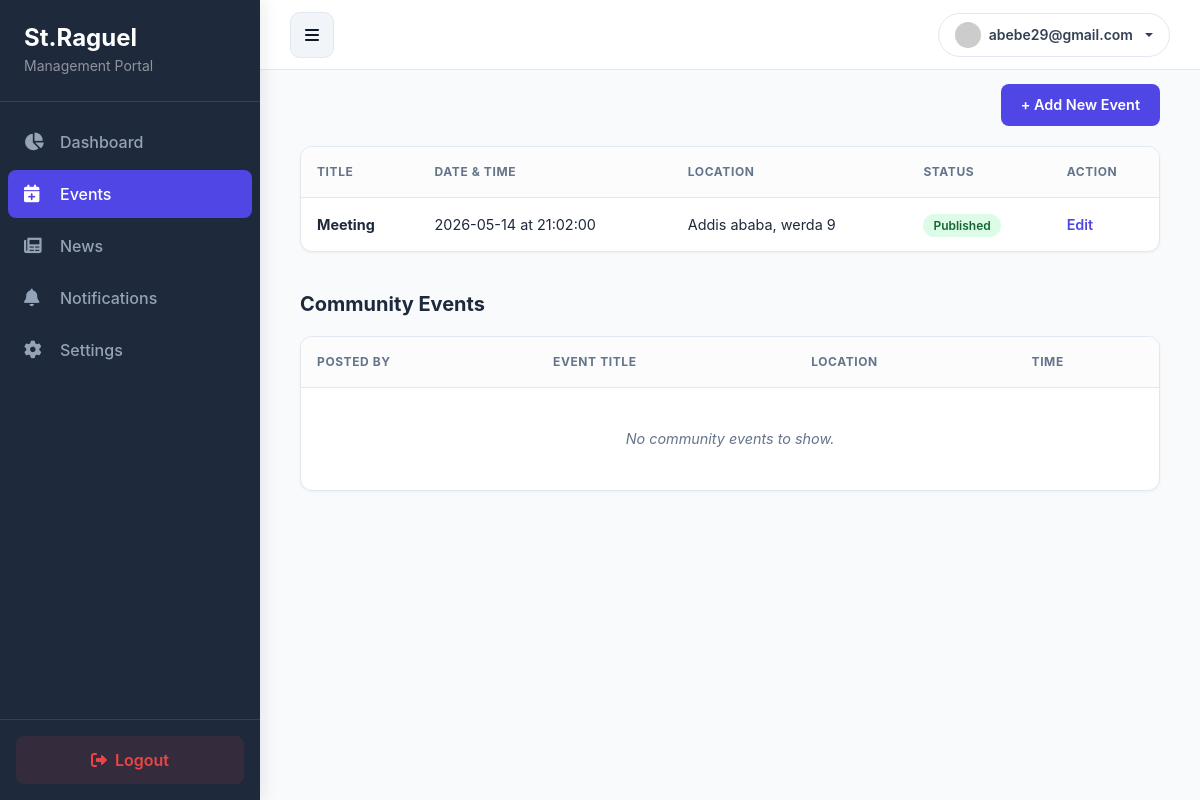
The page /Admin/admin-events.php (signed in) on the database its author committed.
### tables this page shows
CREATE TABLE `events` (
  `id` int(11) NOT NULL,
  `user_name` varchar(100) NOT NULL,
  `title` varchar(255) NOT NULL,
  `event_date` date NOT NULL,
  `link` varchar(255) DEFAULT NULL,
  `description` text DEFAULT NULL,
  `image` varchar(255) NOT NULL,
  `status` enum('published','draft','rejected') NOT NULL DEFAULT 'draft',
  `created_at` timestamp NOT NULL DEFAULT current_timestamp(),
  `Location` varchar(255) NOT NULL,
  `Time` time NOT NULL,
  `category` varchar(255) NOT NULL
);

### Admin/admin-events.php (the view, shortened to what this page needs)
<?php
include 'include/header.php';
include 'include/conn.php';
$current_user = $_SESSION['user_name'] ?? 'root';
$my_query = "SELECT * FROM events WHERE user_name = '$current_user' ORDER BY created_at DESC";
$my_events = mysqli_query($conn, $my_query);
$other_query = "SELECT * FROM events WHERE user_name != '$current_user' AND status = 'published' ORDER BY created_at DESC";
$other_events = mysqli_query($conn, $other_query);
?>
<div class="main-content">
    <div class="section-header">
        <h2>My Personal Events</h2>
        <span class="count-badge"><?= mysqli_num_rows($my_events) ?></span>
    </div>
    <div style="display: flex; justify-content: flex-end; margin-bottom: 20px;">
        <a href="add_event.php" class="btn-add-new">+ Add New Event</a>
    </div>
    <div class="table-card">
        <table>
            <thead>
                <tr>
                    <th>Title</th>
                    <th>Date & Time</th>
                    <th>Location</th>
                    <th>Status</th>
                    <th>Action</th>
                </tr>
            </thead>
            <tbody>
                <?php if(mysqli_num_rows($my_events) > 0): ?>
                    <?php while($row = mysqli_fetch_assoc($my_events)): ?>
                    <tr>
                        <td><strong><?= htmlspecialchars($row['title']) ?></strong></td>
                        <td><?= $row['event_date'] ?> at <?= $row['Time'] ?></td>
                        <td><?= htmlspecialchars($row['Location']) ?></td>
                        <td>
                            <span class="status-pill status-<?= $row['status'] ?>">
                                <?= $row['status'] ?>
                            </span>
                        </td>
                        <td>
                            <a href="edit_events.php?id=<?= $row['id'] ?>" class="action-link">Edit</a>
                        </td>
                    </tr>
                    <?php endwhile; ?>
                <?php else: ?>
                    <tr>
                        <td colspan="5" class="empty-msg">You haven't posted any events yet.</td>
                    </tr>
                <?php endif; ?>
            </tbody>
        </table>
    </div>
    <div class="section-header">
        <h2>Community Events</h2>
    </div>
    <div class="table-card">
        <table>
            <thead>
                <tr>
                    <th>Posted By</th>
                    <th>Event Title</th>
                    <th>Location</th>
                    <th>Time</th>
                </tr>
            </thead>
            <tbody>
                <?php if(mysqli_num_rows($other_events) > 0): ?>
                    <?php while($row = mysqli_fetch_assoc($other_events)): ?>
                    <tr>
                        <td><span style="color: var(--text-muted)">@</span><?= htmlspecialchars($row['user_name']) ?></td>
                        <td><strong><?= htmlspecialchars($row['title']) ?></strong></td>
                        <td><?= htmlspecialchars($row['Location']) ?></td>
                        <td><?= $row['Time'] ?></td>
                    </tr>
                    <?php endwhile; ?>
                <?php else: ?>
                    <tr>
                        <td colspan="4" class="empty-msg">No community events to show.</td>
                    </tr>
                <?php endif; ?>
            </tbody>
        </table>
    </div>
</div>

### Admin/css/style.css (style rules this page uses)
:root { --sidebar-width: 260px; }

### Admin/include/header.php (style rules this page uses)
:root { --sidebar-width: 260px; --header-height: 70px; --primary-accent: #4f46e5; }
body { background-color: #f8fafc; color: #0f172a; font-family: 'Inter', sans-serif; margin: 0; padding: 0; overflow-x: hidden; }

### Admin/admin-events.php (style rules this page uses)
:root { --primary-color: #4f46e5; --sidebar-width: 260px; --bg-body: #f8fafc; --text-dark: #1e293b; --text-muted: #64748b; }
body { background-color: var(--bg-body); font-family: 'Inter', sans-serif; margin: 0; }
.main-content { margin-left: var(--sidebar-width); padding: 40px; min-height: 100vh; }
.section-header { display: flex; align-items: center; gap: 12px; margin-bottom: 20px; }
.section-header h2 { font-size: 1.25rem; font-weight: 700; color: var(--text-dark); margin: 0; }
.count-badge { background: var(--primary-color); color: white; font-size: 0.75rem; padding: 2px 8px; border-radius: 12px; }
.table-card { background: white; border: 1px solid #e2e8f0; border-radius: 12px; box-shadow: 0 1px 3px rgba(0,0,0,0.05); margin-bottom: 40px; overflow: hidden; }
table { width: 100%; border-collapse: collapse; }
th { background: #fcfcfd; text-align: left; padding: 16px; font-size: 0.75rem; text-transform: uppercase; color: var(--text-muted); letter-spacing: 0.05em; border-bottom: 1px solid #e2e8f0; }
td { padding: 16px; border-bottom: 1px solid #f1f5f9; font-size: 0.9rem; color: var(--text-dark); }
tr:last-child td { border-bottom: none; }
.status-pill { padding: 4px 10px; border-radius: 20px; font-size: 0.75rem; font-weight: 600; text-transform: capitalize; }
.status-published { background: #dcfce7; color: #166534; }
.action-link { color: var(--primary-color); text-decoration: none; font-weight: 600; }
.empty-msg { padding: 40px; text-align: center; color: var(--text-muted); font-style: italic; }
.btn-add-new { background-color: #4f46e5; color: white; padding: 10px 20px; border-radius: 8px; text-decoration: none; font-weight: 600; font-size: 0.9rem; transition: background 0.2s; }

### rows shown on the page
events: title "Meeting", event_date "2026-05-14", Time "21:02:00", Location "Addis ababa, werda 9", status "Published"

### other values the page prints
$user_name "abebe29@gmail.com"
